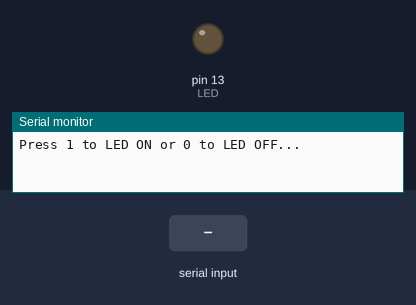
The sketch below on a simulated Arduino Leonardo, built with avr-gcc and run on an emulated ATmega32U4. On the bench: output pins drawn as LEDs (lit = HIGH), the last lines printed to the serial monitor. The inputs (shaded band) are chosen by the test bench.

Above: at 1.2 s.
1.3 s: "1" received over the second serial link
At 1.8 s:
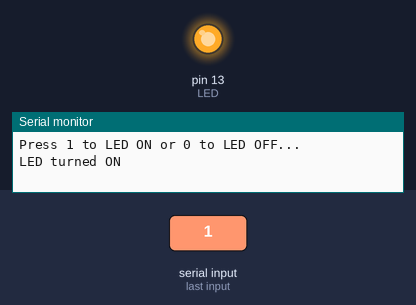
2.8 s: "0" received over the second serial link
At 4.1 s:
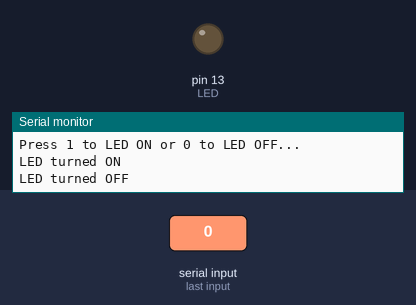
Timing chart, 0 to 5.8 s (numbered marks = the images above; inputs shaded):
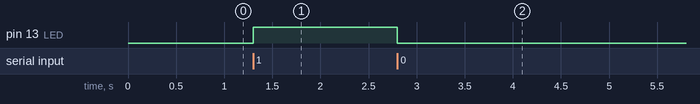

The sketch:

arduino_bluetooth_data_transfer.ino
```cpp
byte incomingByte;  // incoming data
int  LED = 13;      // LED pin

void setup() {
  Serial.begin(38400);  //Arduino to PC
  Serial1.begin(115200); // Arduino to BT-Module

  pinMode(LED, OUTPUT);
  Serial.println("Press 1 to LED ON or 0 to LED OFF...");
}

void loop() {
  if (Serial1.available() > 0) {
    incomingByte = Serial1.read();
    if(incomingByte == '0') {
       digitalWrite(LED, LOW);
       Serial.println("LED turned OFF");
    }
    if(incomingByte == '1') {
       digitalWrite(LED, HIGH);
       Serial.println("LED turned ON");
    }

  }
}
```

Measured:
- after the input at 1.3 s, pin 13 (LED): LOW → HIGH at once
- after the input at 2.8 s, pin 13 (LED): HIGH → LOW at once
